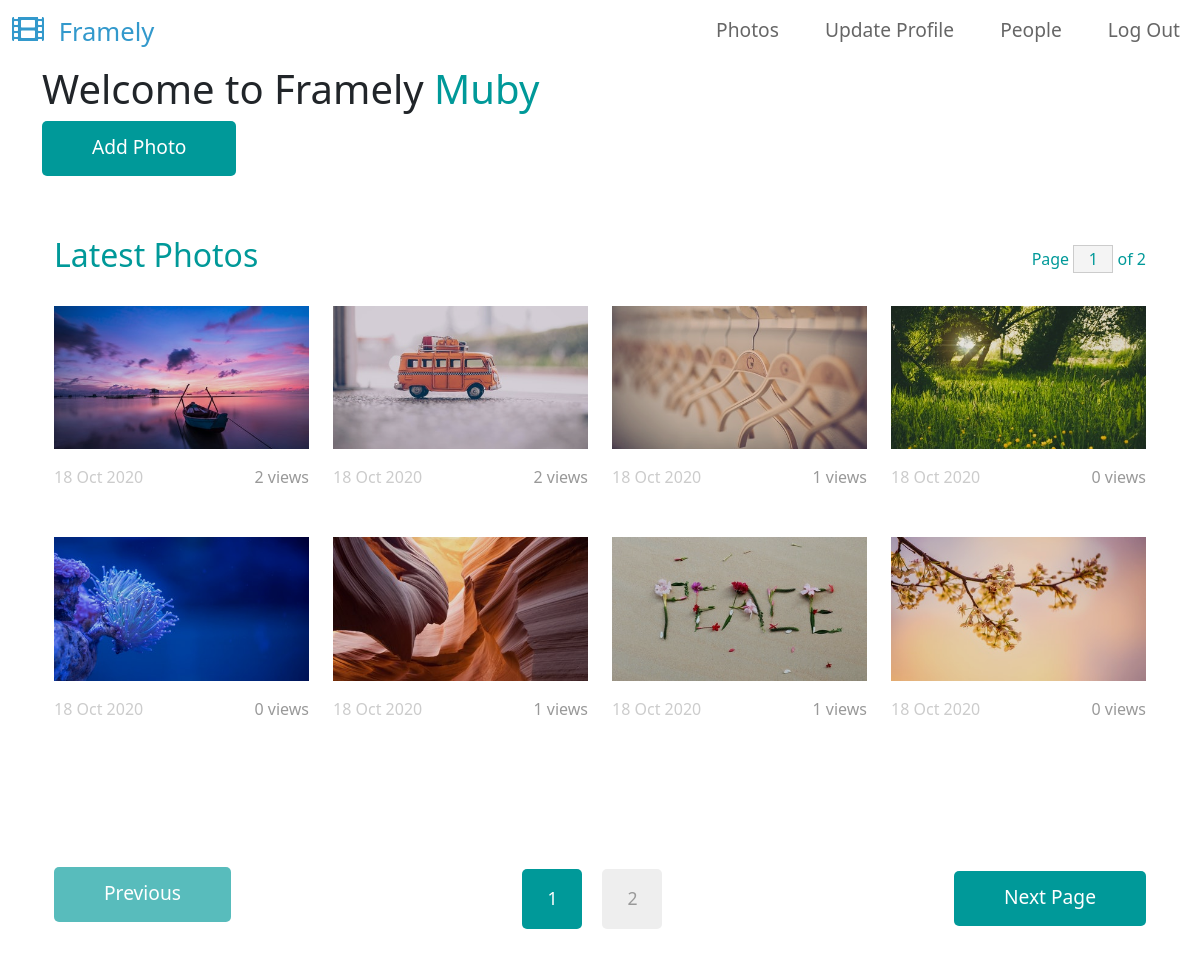
The app's page / (signed in) with its own data.
### base/models.py (models this page shows, shortened)
class Photo(models.Model):
    user = models.ForeignKey(
        settings.AUTH_USER_MODEL, on_delete=models.CASCADE, null=True, blank=True
    )
    short_title = models.CharField(max_length=15)
    slug = models.SlugField(blank=True)
    image = models.ImageField(max_length=200)
    created = models.DateField(auto_now_add=True)
    views = models.ManyToManyField(
        settings.AUTH_USER_MODEL,
        related_name="photos_viewed",
    )
    class Meta:
        ordering = ["-created", "-id"]

### base/views.py (the view)
# urls.py: path("", views.HomeView.as_view(), name="home"),
class HomeView(View):
    template_name = "home.html"
    photo_list = Photo.objects.all()
    def get(self, request):
        paginator = Paginator(self.photo_list, 8)
        num_pages = paginator.num_pages
        page_range = paginator.page_range
        page = request.GET.get("page") or 1
        if int(page) not in page_range:
            page = num_pages
        current_page = paginator.get_page(page)
        context = {
            "current_page": current_page,
            "page_num": int(page),
            "num_pages": num_pages,
            "page_range": page_range,
        }
        return render(request, self.template_name, context=context)

### templates/home.html (shortened to what this page needs)
{% extends 'base.html' %}
{% block content %}
    <h1>Welcome to Framely
        <span class="tm-text-primary">
        {% if request.user.is_authenticated %}
            {{user.username}}
        {% else %}
            Anonymous
        {% endif %}
        </span>
    </h1>
    <a href="{% url 'create-photo' %}" class="btn btn-primary tm-btn">Add Photo</a>
    <div class="container-fluid tm-container-content tm-mt-60">
        <div class="row mb-4">
            <h2 class="col-6 tm-text-primary">
                Latest Photos
            </h2>
            <div class="col-6 d-flex justify-content-end align-items-center">
                <form action="" class="tm-text-primary">
                    Page <input name="page" type="text" value="{{page_num}}" size="1" class="tm-input-paging tm-text-primary"> of {{num_pages}}
                </form>
            </div>
        </div>
        <div class="row tm-mb-90 tm-gallery">
            {% for photo in current_page %}
            <div class="col-xl-3 col-lg-4 col-md-6 col-sm-6 col-12 mb-5">
                <figure class="effect-ming tm-video-item">
                    <img src="{{photo.image.url}}" alt="Image" class="img-fluid">
                    <figcaption class="d-flex align-items-center justify-content-center">
                    </figcaption>
                </figure>
                <div class="d-flex justify-content-between tm-text-gray">
                    <span class="tm-text-gray-light">18 Oct 2020</span>
                    <span>{{photo.views.count}} views</span>
                </div>
            </div>
            {% endfor %}
        </div>
        <div class="row tm-mb-90">
            <div class="col-12 d-flex justify-content-between align-items-center tm-paging-col">
                {% if current_page.has_previous %}
                    <a href="{% url 'home' %}?page={{current_page.previous_page_number}}" class="btn btn-primary tm-btn-prev mb-2">Previous</a>
                {% else %}
                    <a href="javascript:void(0);" class="btn btn-primary tm-btn-prev mb-2 disabled">Previous</a>
                {% endif %}
                <div class="tm-paging d-flex">
                    {% for i in page_range %}
                        <a href="{% url 'home' %}?page={{i}}" class="{% if i == page_num %}active{% endif %} tm-paging-link">{{i}}</a>
                    {% endfor %}
                </div>
                {% if current_page.has_next %}
                    <a href="{% url 'home' %}?page={{current_page.next_page_number}}" class="btn btn-primary tm-btn-next">Next Page</a>
                {% else %}
                    <a href="javascript:void(0);" class="btn btn-primary tm-btn-next disabled">Next Page</a>
                {% endif %}
            </div>
        </div>
    </div>
{% endblock %}

### static/css/templatemo-style.css (style rules this page uses)
a { text-decoration: none; transition: all 0.3s ease; }
.container-fluid { max-width: 1770px; }
.btn { border-radius: 0; }
.btn-primary { background-color: #009999; border: 0; border-radius: 5px; padding: 12px 50px 14px; font-size: 1.2rem; }
.btn-primary.disabled, .btn-primary:disabled { background-color: #009999; pointer-events: all; cursor: not-allowed; }
.tm-mt-60 { margin-top: 60px; }
.tm-mb-90 { margin-bottom: 90px; }
.tm-text-primary { color: #009999; }
.tm-input-paging { width: 40px; border-radius: 0; border: 1px solid #CCCCCC; background: #f4f4f4; text-align: center; }
p, .tm-text-gray { color: #999; }
.tm-text-gray-light { color: #CCC; }
.tm-video-item { position: relative; overflow: hidden; text-align: center; cursor: pointer; }
.tm-video-item img { position: relative; display: block; min-height: 100%; max-width: 100%; opacity: 0.8; }
.tm-video-item figcaption { padding: 2em; color: #fff; text-transform: uppercase; font-size: 1.25em; -webkit-backface-visibility: hidden; backface-visibility: hidden; }
.tm-video-item figcaption::before, .tm-video-item figcaption::after { pointer-events: none; }
.tm-video-item figcaption, .tm-video-item figcaption > a { position: absolute; top: 0; left: 0; width: 100%; height: 100%; }
.tm-paging-link { display: flex; justify-content: center; align-items: center; width: 60px; height: 60px; font-size: 1.1rem; color: #999; background-color: #EEEEEE; margin: 10px; border-radius: 5px; text-decoration: none; transition: all 0.3s ease; }
.tm-paging-link:hover, .tm-paging-link.active { background-color: #009999; color: #fff; }
figure.effect-ming { background: #030c17; }
figure.effect-ming img { opacity: 0.9; -webkit-transition: opacity 0.35s; transition: opacity 0.35s; }
figure.effect-ming figcaption::before { position: absolute; top: 30px; right: 30px; bottom: 30px; left: 30px; border: 2px solid #fff; box-shadow: 0 0 0 30px rgba(255,255,255,0.2); content: ''; opacity: 0; -webkit-transition: opacity 0.35s, -webkit-transform 0.35s; transition: opacity 0.35s, transform 0.35s; -webkit-transform: scale3d(1.4,1.4,1); transform: scale3d(1.4,1.4,1); }

### records on screen
Photo: image (picture), views.count "2"
Photo: image (picture), views.count "2"
Photo: image (picture), views.count "1"
Photo: image (picture), views.count "0"
Photo: image (picture), views.count "0"
Photo: image (picture), views.count "1"
Photo: image (picture), views.count "1"
Photo: image (picture), views.count "0"

### other values on screen
{{ user.username }} "Muby"
{{ num_pages }} "2"
{{ i }} "1" "2"
